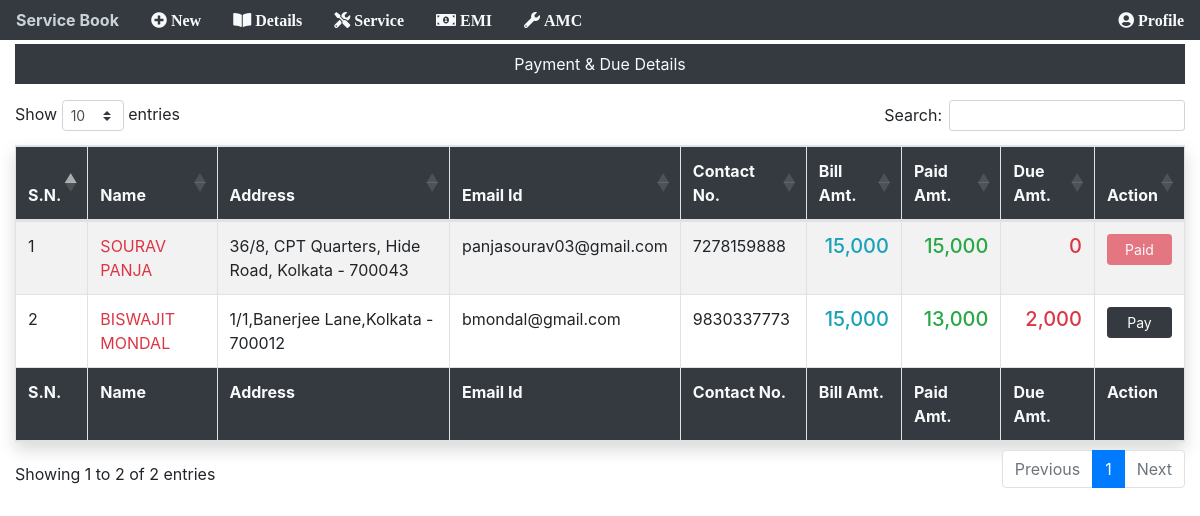
Screenshot of /customer/details (signed in) with the database file from the repository.
### app/models.py (models this page shows, shortened)
class customerDetails(models.Model):
    custimerId = models.AutoField(primary_key=True)
    name = models.CharField(max_length=100)
    address = models.CharField(max_length=100, null=True)
    phoneNo = models.CharField(max_length=100, unique=True)
    email = models.EmailField(null=True)
    service = models.IntegerField(null=True, blank=True)
    emi = models.CharField(max_length=10, null=True, blank=True)
    modelNameOne = models.CharField(max_length=100)
    quantityOne = models.CharField(max_length=2, null=True)
    modelNoOne = models.CharField(max_length=100)
    modelNameTwo = models.CharField(max_length=100, blank=True)
    quantityTwo = models.CharField(max_length=2, null=True, blank=True)
    modelNoTwo = models.CharField(max_length=100, blank=True)
    purchaseDate = models.DateField(auto_now=False, auto_now_add=False)
    totalAmount = models.IntegerField()
    advanceAmount = models.IntegerField()
    dueAmount = models.IntegerField(null=True)
    def amount_due(self):  # for due amount
        payable = self.totalAmount
        paid = self.total_paid_amount()
        return payable - paid
    def total_paid_amount(self):  # for total paid amount
        tt = self.advanceAmount
        ap = self.amount_paid()
        return tt + ap
    def amount_paid(self):  # for paymennt
        items = paymentOnEmi.objects.filter(refNo=self.custimerId)
        total = 0
        for item in items:
            total += item.paidAmount
        return total

class paymentOnEmi(models.Model):
    refNo = models.IntegerField()
    paidAmount = models.IntegerField()
    paymentDate = models.DateField(auto_now=False, auto_now_add=False)
    cashCheque = models.CharField(max_length=100, null=True)
    chequeNo = models.CharField(max_length=10, null=True, blank=True)

### app/views.py (the view)
# urls.py: path('customer/details', views.details, name="details"),
@login_required(login_url="/login")
def details(request):
    fmm = customerDetails.objects.all()  # fmm is normal variable
    return render(request, "main/details.html", {"fmm": fmm})

### templates/main/details.html (shortened to what this page needs)
{% include "main/base.html" %} {% load humanize %} {% block content %}
<div class="container-fluid">
  <div class="bg-dark mt-1">
    <p class="nav-link text-light text-center">Payment & Due Details</p>
  </div>
  <div class="row">
    <div class="col">
      <table
        id="example"
        class="table table-striped table-bordered shadow"
        style="width: 100%"
      >
        <thead class="bg-dark text-light">
          <tr>
            <th>S.N.</th>
            <th>Name</th>
            <th>Address</th>
            <th>Email Id</th>
            <th>Contact No.</th>
            <th>Bill Amt.</th>
            <th>Paid Amt.</th>
            <th>Due Amt.</th>
            <th>Action</th>
          </tr>
        </thead>
        <tbody>
          {% for f in fmm %}
          <tr>
            <td>{{forloop.counter}}</td>
            <td>
              <a href="{% url 'iddetails' f.custimerId %}" class="text-danger"
                >{{f.name | upper }}</a
              >
            </td>
            <td>{{f.address}}</td>
            <td>{{f.email}}</td>
            <td>{{f.phoneNo}}</td>
            <td>
              <h5 class="text-info text-right">{{f.totalAmount | intcomma}}</h5>
            </td>
            <td>
              <h5 class="text-success text-right">
                {{f.total_paid_amount | intcomma}}
              </h5>
            </td>
            <td>
              <h5 class="text-danger text-right">
                {{f.amount_due | intcomma}}
              </h5>
            </td>
            {% if f.totalAmount == f.total_paid_amount %}
            <td>
              <a
                href="{% url 'paymentPage' f.custimerId %}"
                class="btn btn-danger btn-sm w-100 disabled"
                >Paid</a
              >
            </td>
            {% else %}
            <td>
              <a
                href="{% url 'paymentPage' f.custimerId %}"
                class="btn btn-dark btn-sm w-100"
                >Pay</a
              >
            </td>
            {% endif %}
          </tr>
          {% endfor %}
        </tbody>
        <tfoot class="bg-dark text-light">
          <tr>
            <th>S.N.</th>
            <th>Name</th>
            <th>Address</th>
            <th>Email Id</th>
            <th>Contact No.</th>
            <th>Bill Amt.</th>
            <th>Paid Amt.</th>
            <th>Due Amt.</th>
            <th>Action</th>
          </tr>
        </tfoot>
      </table>
    </div>
  </div>
</div>
{{dm}} {% endblock content %}

### rows the page displays
customerDetails: name "SOURAV PANJA", address "36/8, CPT Quarters, Hide Road, Kolkata - 700043", email "panjasourav03@gmail.com", phoneNo "7278159888", totalAmount "15,000", total_paid_amount "15,000", amount_due "0", shows "Paid"
customerDetails: name "BISWAJIT MONDAL", address "1/1,Banerjee Lane,Kolkata - 700012", email "bmondal@gmail.com", phoneNo "9830337773", totalAmount "15,000", total_paid_amount "13,000", amount_due "2,000", shows "Pay"
